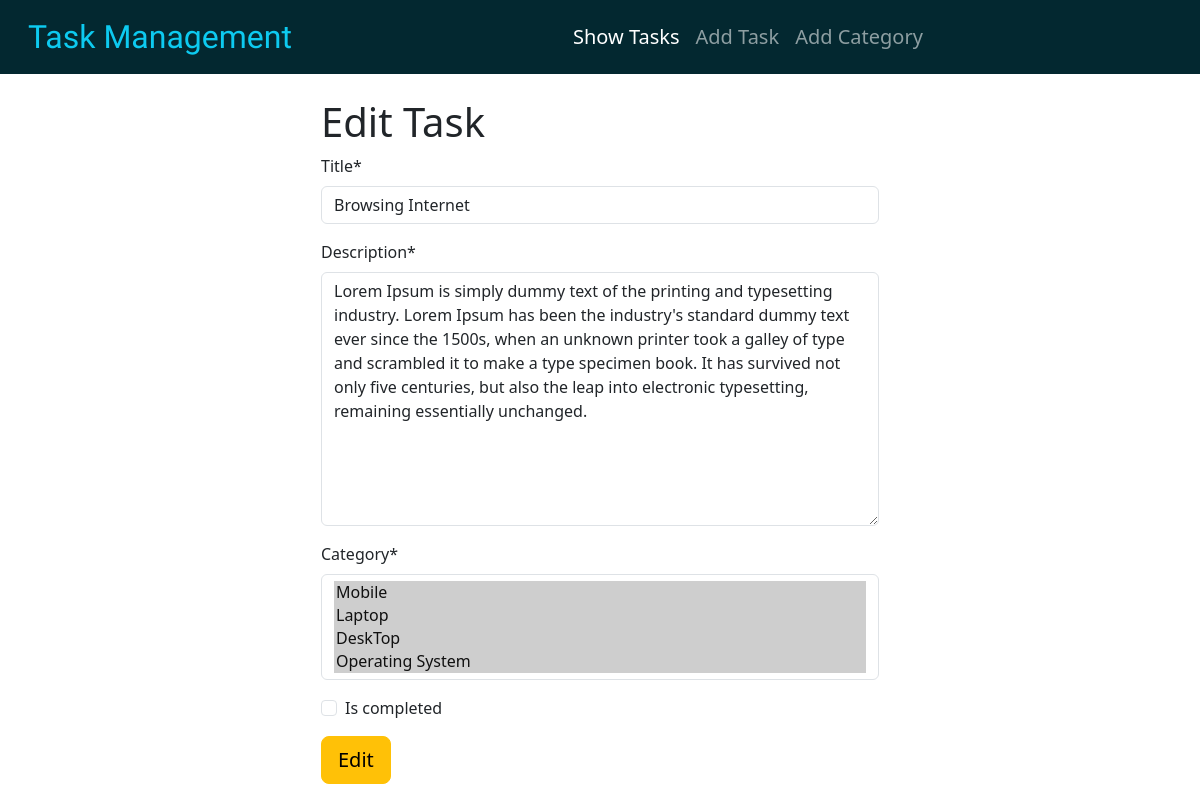
Page /task/edit/6 on the committed database.
### tasks/models.py (models this page shows, shortened)
class Task(models.Model):
    title = models.CharField(max_length=150)
    description = models.TextField()
    assignDate = models.DateField(auto_now_add=True)
    category = models.ManyToManyField(Category)
    is_completed = models.BooleanField(default=False)

### tasks/views.py (the view)
# urls.py: path('edit/<int:id>', views.edit_task, name='edit_task'),
def edit_task(request, id):
    task = models.Task.objects.get(pk=id)
    task_form = edit_forms.TaskForm(instance=task)
    if request.method == 'POST':
        task_form = edit_forms.TaskForm(request.POST, instance=task)
        if task_form.is_valid():
            task_form.save()
            return redirect('show_task')
    return render(request, 'edit_task.html', {'form' : task_form})

### tasks/edit_forms.py
class TaskForm(forms.ModelForm):
    class Meta:
        model = Task
        fields = '__all__'

### categories/models.py (called while the page is built)
    def __str__(self):
        return self.name

### tasks/templates/edit_task.html
{% extends "base.html" %} {% load crispy_forms_tags %} {% block content %}
<div class="w-50 mx-auto">
    <h1>Edit Task</h1>
    <form method="post">
        {% csrf_token %} {{form | crispy}}
        <button class="btn btn-lg btn-warning">Edit</button>
    </form>
</div>
{% endblock %}

### rows in the picture
Task: title "Browsing Internet", description "Lorem Ipsum is simply dummy text of the printing and typesetting industry. Lorem Ipsum has been the industry's standard dummy text ever since the 1500s, when an unknown printer took a galley of type and scrambled it to make a type specimen book. It has survived not only five centuries, but also the leap into electronic typesetting, remaining essentially unchanged."
